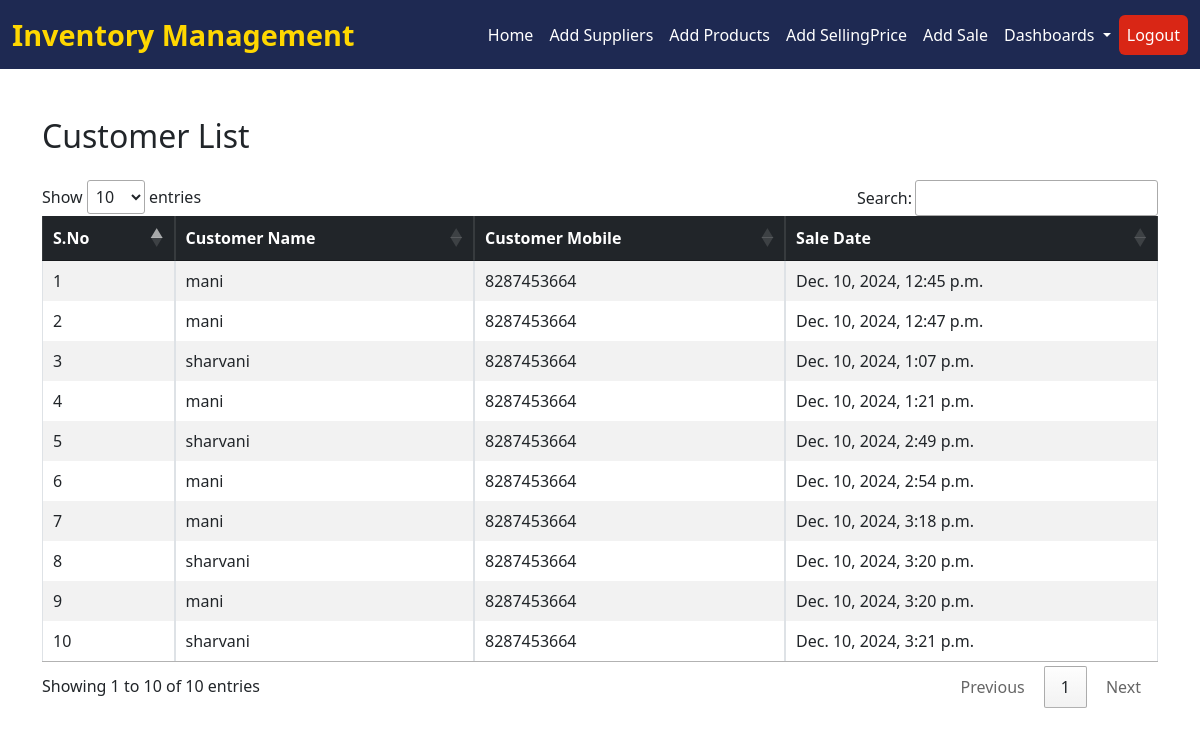
/customer-list/, run on an earlier commit of the app's database.
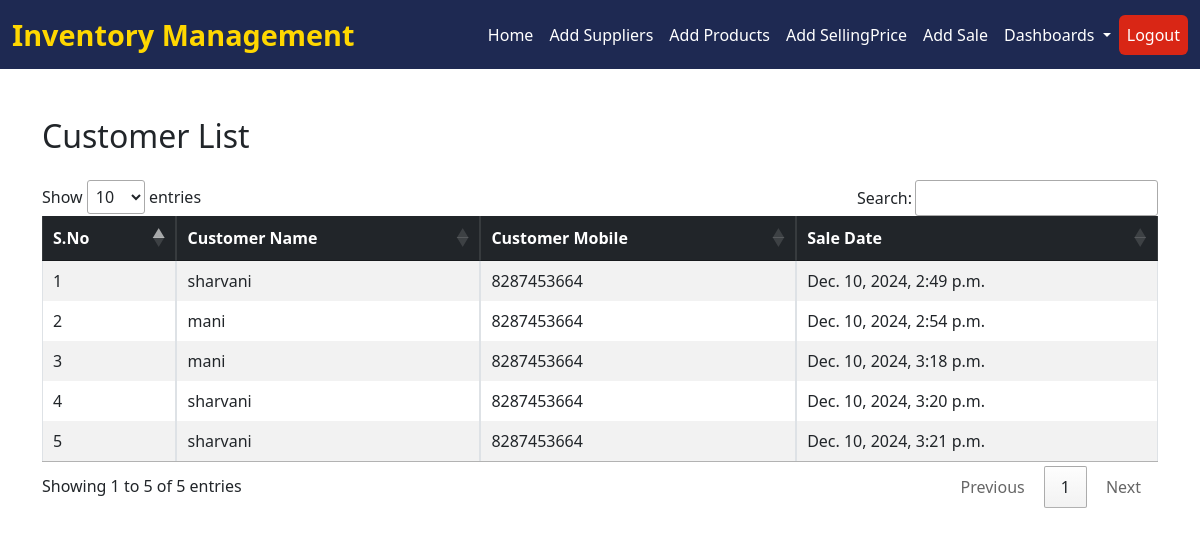
And on a later commit of the database.
### stock_analysis/models.py (models this page shows)
class Sale(models.Model):
    supplier_product = models.ForeignKey(SupplierProduct, on_delete=models.CASCADE, null=True, blank=True)
    quantity_sold = models.IntegerField()
    our_selling_price_per_unit = models.DecimalField(default=0, max_digits=10, decimal_places=2, null=True, blank=True)
    total_price = models.DecimalField(max_digits=10, decimal_places=2, editable=False)
    profit = models.DecimalField(max_digits=10, decimal_places=2, editable=False)
    sale_date = models.DateTimeField(default=now)
    customer_name=models.CharField(max_length=100,default="Unknown Customers", blank=True, null=True)
    customer_mobile=models.CharField(max_length=15, blank=True, null=True)
    from decimal import Decimal

### stock_analysis/views.py (the view)
# urls.py: path('customer-list/', views.customer_list, name='customer_list'),
def customer_list(request):
    sales = Sale.objects.all()
    return render(request, 'customers_list.html', {'sales': sales})

### stock_analysis/templates/customers_list.html (shortened to what this page needs)
{% extends 'index.html' %}
{% block content %}
<div class="container mt-5">
    <h2 class="mb-4">Customer List</h2>
    <div class="table-responsive">
        <table id="customerTable" class="table table-striped table-hover table-bordered">
            <thead class="table-dark">
                <tr>
                    <th>S.No</th>
                    <th>Customer Name</th>
                    <th>Customer Mobile</th>
                    <th>Sale Date</th>
                </tr>
            </thead>
            <tbody>
                {% for sale in sales %}
                    <tr>
                        <td>{{ forloop.counter }}</td>
                        <td>{{ sale.customer_name }}</td>
                        <td>{{ sale.customer_mobile }}</td>
                        <td>{{ sale.sale_date }}</td>
                    </tr>
                {% empty %}
                    <tr>
                        <td colspan="4" class="text-center">No customers found.</td>
                    </tr>
                {% endfor %}
            </tbody>
        </table>
    </div>
</div>
<link rel="stylesheet" href="https://cdn.datatables.net/1.13.6/css/jquery.dataTables.min.css">
{% endblock %}

### stock_analysis/templates/index.html (shortened to what this page needs)
<!DOCTYPE html>
<html lang="en">
    <head>
        <link href="https://cdn.jsdelivr.net/npm/bootstrap@5.3.0/dist/css/bootstrap.min.css" rel="stylesheet">
        <link href="https://cdnjs.cloudflare.com/ajax/libs/font-awesome/6.0.0-beta3/css/all.min.css" rel="stylesheet">
    </head>
    <body>
        <nav class="navbar navbar-expand-lg">
            <div class="container-fluid">
                <a class="navbar-brand" href="{% url 'home' %}">Inventory Management</a>
                <div class="collapse navbar-collapse" id="navbarNav">
                    <ul class="navbar-nav ms-auto">
                        <li class="nav-item">
                            <a class="nav-link {% if request.resolver_match.url_name == 'home' %}active{% endif %}" href="{% url 'home' %}">Home</a>
                        </li>
                        <li class="nav-item">
                            <a class="nav-link {% if request.resolver_match.url_name == 'add_supplier' %}active{% endif %}" href="{% url 'add_supplier' %}">Add Suppliers</a>
                        </li>
                        <li class="nav-item">
                            <a class="nav-link {% if request.resolver_match.url_name == 'add_supplier_product' %}active{% endif %}" href="{% url 'add_supplier_product' %}">Add Products</a>
                        </li>
                        <li class="nav-item">
                            <a class="nav-link {% if request.resolver_match.url_name == 'add_selling_price' %}active{% endif %}" href="{% url 'add_selling_price' %}">Add SellingPrice</a>
                        </li>
                        <li class="nav-item">
                            <a class="nav-link {% if request.resolver_match.url_name == 'add_sale' %}active{% endif %}" href="{% url 'add_sale' %}">Add Sale</a>
                        </li>
                        <li class="nav-item dropdown">
                            <a class="nav-link dropdown-toggle" href="#" role="button" data-bs-toggle="dropdown" aria-expanded="false">
                              Dashboards
                            </a>
                          </li>
                        <li class="nav-item">
                            <a class="nav-link btn btn-danger text-white" href="{% url 'logout' %}">Logout</a>
                        </li>
                    </ul>
                </div>
            </div>
        </nav>
    {% block content %}
    {% endblock %}
</body>
</html>

### stock_analysis/templates/index.html (style rules this page uses)
.navbar { background-color: #1E2952; }
.navbar-brand { color: #FFD700 !important; font-weight: bold; font-size: 1.8rem; transition: color 0.3s ease-in-out; }
.nav-link { color: #FFFFFF !important; transition: color 0.3s ease-in-out; }
.btn-danger { background-color: #d92615 !important; border: none; }

What changed in the data, as far as the page shows it:
removed Sale: customer_name "mani", customer_mobile "8287453664", sale_date "Dec. 10, 2024, 12:45 p.m."
removed Sale: customer_name "mani", customer_mobile "8287453664", sale_date "Dec. 10, 2024, 12:47 p.m."
removed Sale: customer_name "sharvani", customer_mobile "8287453664", sale_date "Dec. 10, 2024, 1:07 p.m."
removed Sale: customer_name "mani", customer_mobile "8287453664", sale_date "Dec. 10, 2024, 1:21 p.m."
removed Sale: customer_name "mani", customer_mobile "8287453664", sale_date "Dec. 10, 2024, 3:20 p.m."
Also different on the page:
text written by a page script: "Show entries Search: Showing 1 to 10 of 10 entries Previous 1 Next" → "Show entries Search: Showing 1 to 5 of 5 entries Previous 1 Next"
